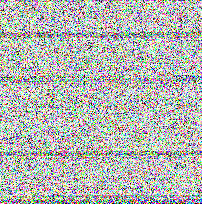
#> input picture augmented_images/google_docs_pdfs_png/3D_printing__noise.png, 202 x 204 px, found by its file name; its folder holds only this picture in this run
$ python augmentation.py
#> lines starting #> are read from the running program, lines starting #| are printed output that depends on the picture
#> in process_folder, img is the input picture: shape (204, 202, 3); mean B, G, R 186.8, 186.7, 186.5
import os
import cv2
import numpy as np
from PIL import Image

INPUT_FOLDERS = [
    "google_docs_pdfs_png",
    "python_pdfs_png",
    "word_pdfs_png"
]

OUTPUT_ROOT = "augmented_images"


def gaussian_noise(img):
    noise = np.random.normal(0, 10, img.shape).astype(np.uint8)
    return cv2.add(img, noise)
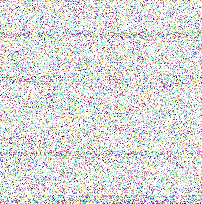
#> returned value: shape (204, 202, 3); mean of channels 0, 1, 2 219.7, 220.2, 220.2; drawn as B, G, R


def jpeg_compression(img, output_path):
    cv2.imwrite(output_path, img, [cv2.IMWRITE_JPEG_QUALITY, 45])


def downsample(img):
    h, w = img.shape[:2]
#> h = 204; w = 202
    small = cv2.resize(img, (w // 2, h // 2))
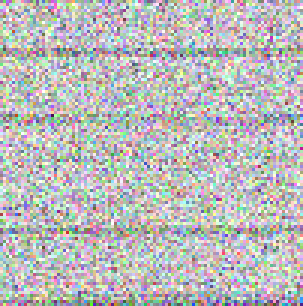
#> small: shape (102, 101, 3) (shown 3 times larger); mean B, G, R 186.9, 186.9, 186.6
    return cv2.resize(small, (w, h))
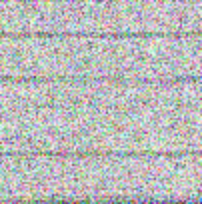
#> returned value: shape (204, 202, 3); mean of channels 0, 1, 2 186.9, 186.8, 186.6; drawn as B, G, R


def random_crop(img):
    h, w = img.shape[:2]
#> h = 204; w = 202
    crop_h = int(h * 0.98)
#> crop_h = 199
    crop_w = int(w * 0.98)
#> crop_w = 197

    start_x = np.random.randint(0, w - crop_w + 1)
#> start_x = 2
    start_y = np.random.randint(0, h - crop_h + 1)
#> start_y = 1

    cropped = img[start_y:start_y + crop_h, start_x:start_x + crop_w]
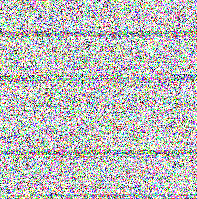
#> cropped: shape (199, 197, 3); mean B, G, R 187.6, 187.8, 187.5
    return cv2.resize(cropped, (w, h))
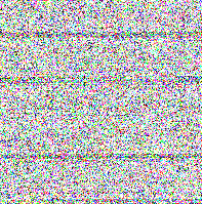
#> returned value: shape (204, 202, 3); mean of channels 0, 1, 2 187.5, 187.7, 187.4; drawn as B, G, R


def bit_depth(img):
    return (img // 64) * 64
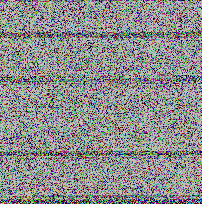
#> returned value: shape (204, 202, 3); mean of channels 0, 1, 2 139.5, 139.6, 139.3; drawn as B, G, R


def process_folder(folder):
    input_path = folder
    output_path = os.path.join(OUTPUT_ROOT, folder)

    os.makedirs(output_path, exist_ok=True)

#> (the run stopped early here; a loop or call above may not have finished)
